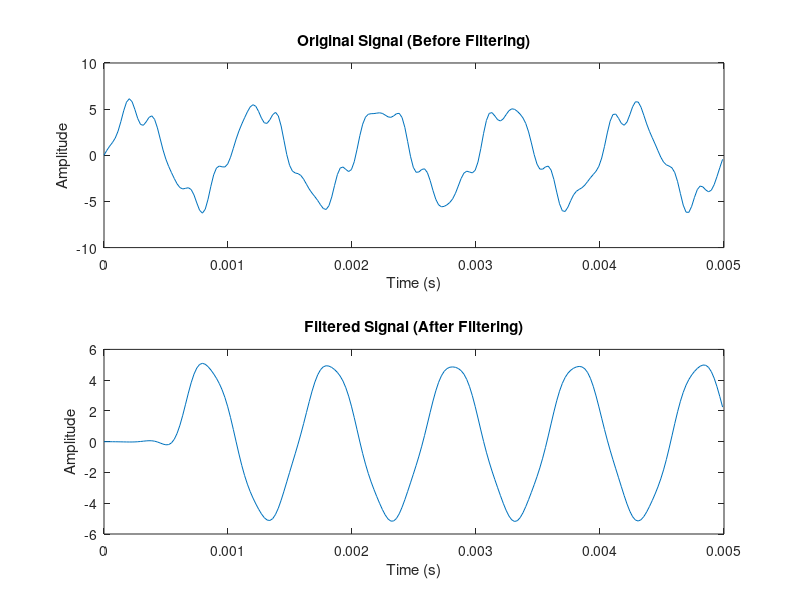

Source code (MATLAB):
% FIR Low-pass Filter Design using Hamming Window

% Specifications
order = 50;                     % Filter order
cutoff_frequency = 3.5e3;       % Cutoff frequency in Hz
sampling_rate = 44.1e3;         % Sampling rate in Hz

% Design the FIR filter using Hamming window
fir_coefficients = fir1(order, cutoff_frequency/(sampling_rate/2), 'low', hamming(order + 1));

% Display the coefficients
%disp('FIR Coefficients:');
%disp(fir_coefficients);

% Time vector
t = 0:1/sampling_rate:0.005;

% Generate signals
signal = 5*(sin(2*pi*1000*t));
noise = sin(2*pi*40000*t) + 0.5*sin(2*pi*50000*t);
noisy_signal = noise + signal;

filtered_noisy_signal = filter(fir_coefficients, 1, noisy_signal);
%filtered_noise = filter(fir_coefficients, 1, noise);
%filtered_signal = filter(fir_coefficients, 1, signal);

% Plot original signal
figure;
subplot(2, 1, 1);
plot(t, noisy_signal);
title('Original Signal (Before Filtering)');
xlabel('Time (s)');
ylabel('Amplitude');

% Plot filtered signal
subplot(2, 1, 2);
plot(t, filtered_noisy_signal);
title('Filtered Signal (After Filtering)');
xlabel('Time (s)');
ylabel('Amplitude');